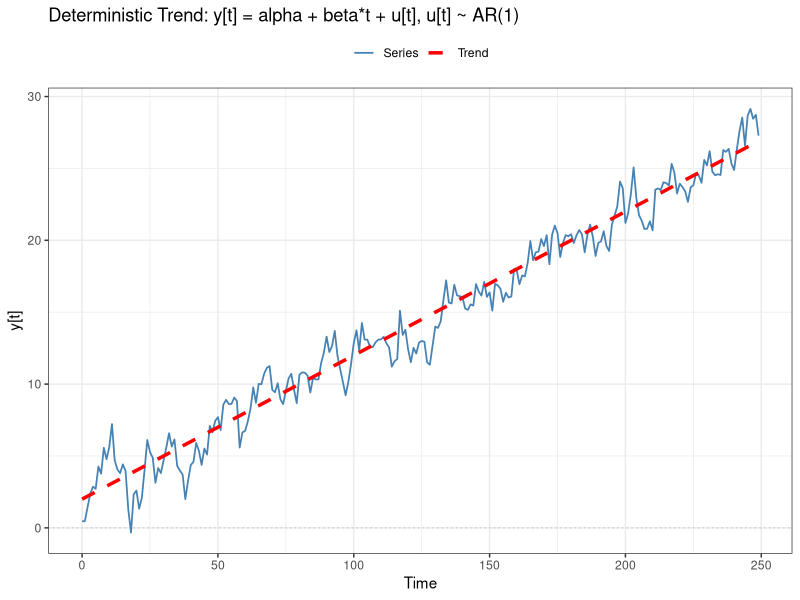
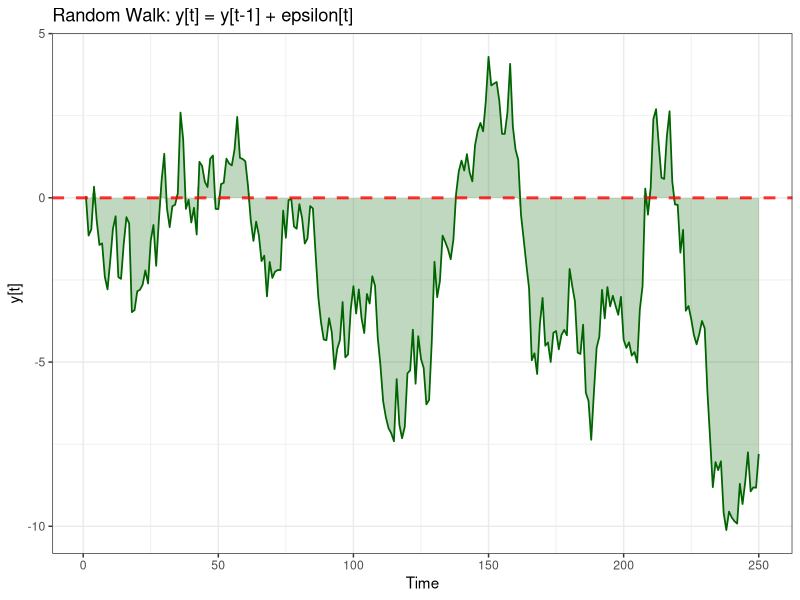
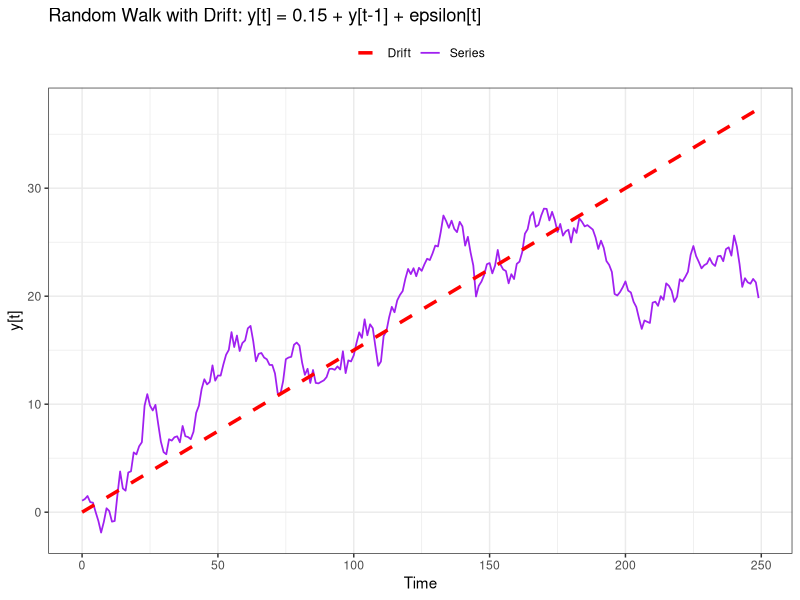
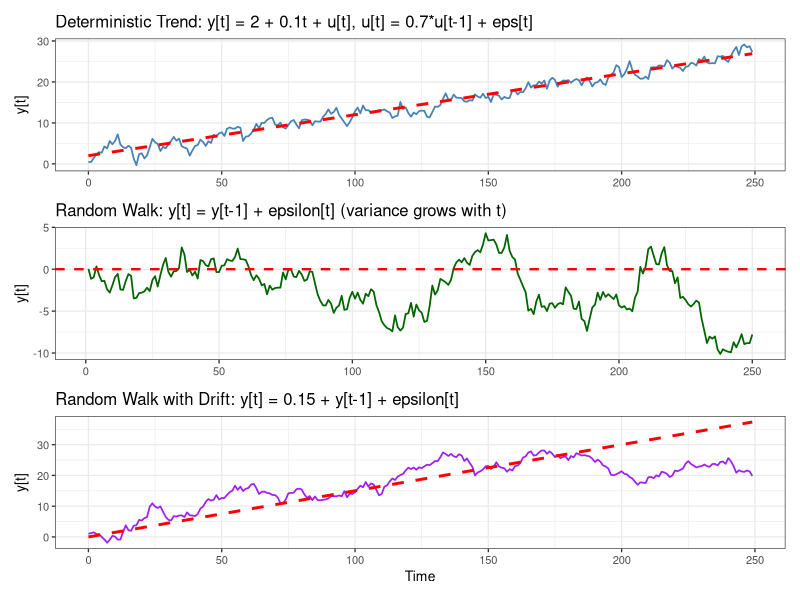
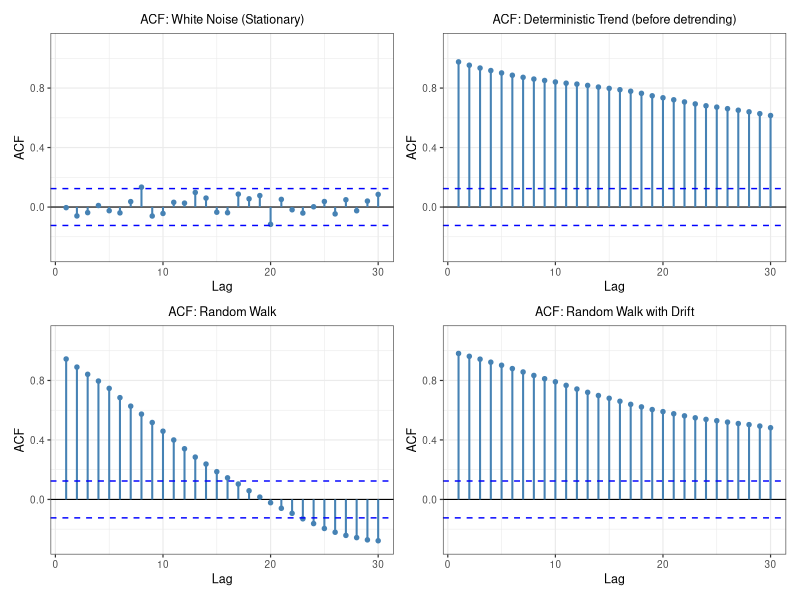
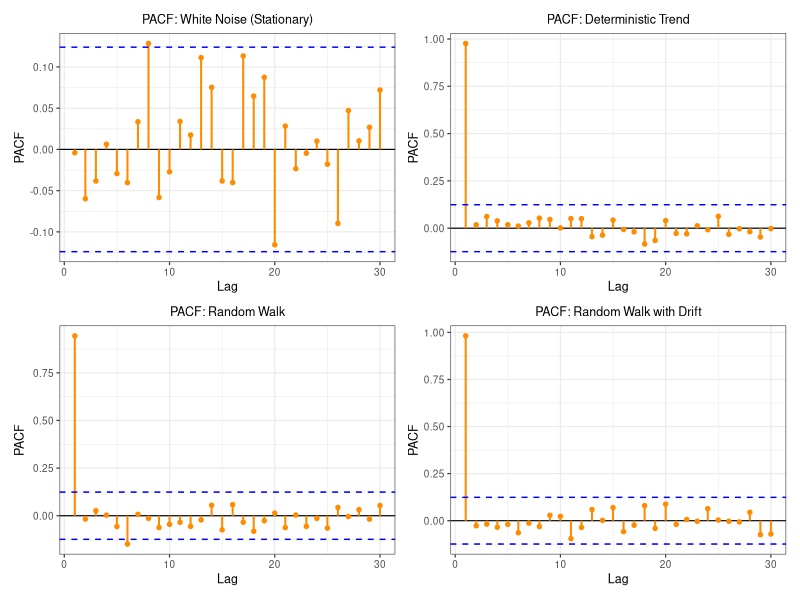
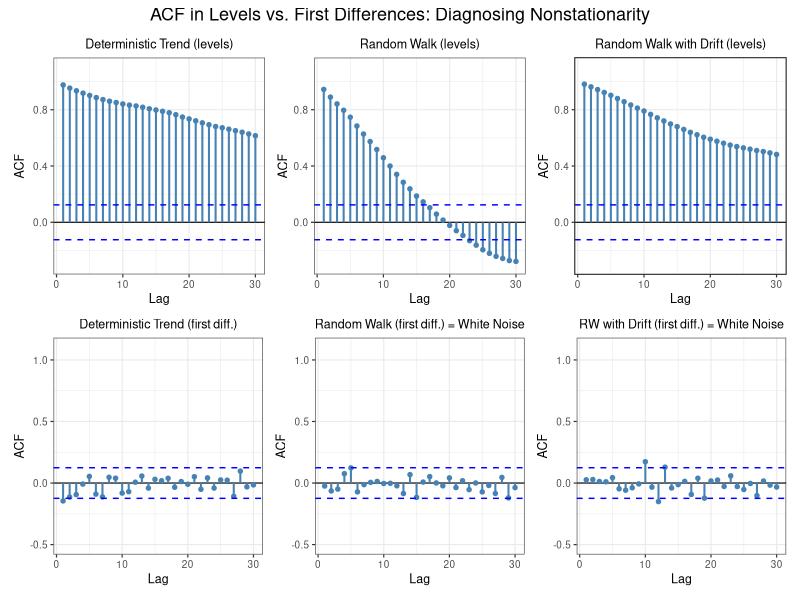
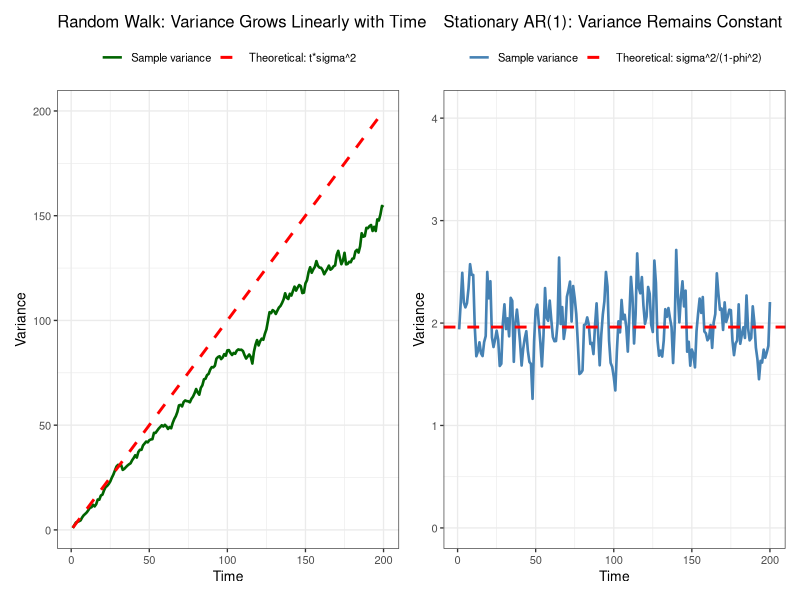

Generate these figures, in order, with R:
# =========================================================
# Nonstationary Processes: Simulation and Visualization
# =========================================================
# This script generates artificial time series for:
#   - Deterministic Trend: y_t = alpha + beta*t + u_t (u_t is AR(1))
#   - Random Walk: y_t = y_{t-1} + epsilon_t
#   - Random Walk with Drift: y_t = delta + y_{t-1} + epsilon_t
#
# Author:   Alessia Paccagnini
# Textbook: Macroeconometrics
# =========================================================

library(ggplot2)
library(patchwork)

set.seed(42)

# Output directory: same folder as this script (portable)
out_dir <- tryCatch(dirname(normalizePath(sys.frame(1)$ofile)),
                    error = function(e) getwd())

# =========================================================
# Parameters
# =========================================================
T      <- 250
sigma  <- 1.0
alpha  <- 2.0
beta   <- 0.1
phi_u  <- 0.7
delta  <- 0.15
nlags  <- 30

# =========================================================
# Generation functions
# =========================================================

generate_deterministic_trend <- function(T, alpha, beta, phi, sigma = 1.0) {
  epsilon <- rnorm(T, 0, sigma)
  u       <- numeric(T)
  u[1]    <- rnorm(1, 0, sigma / sqrt(1 - phi^2))
  for (t in 2:T)
    u[t] <- phi * u[t-1] + epsilon[t]
  t_index <- 0:(T-1)
  y       <- alpha + beta * t_index + u
  list(y = y, u = u, t_index = t_index)
}

generate_random_walk <- function(T, sigma = 1.0, y0 = 0) {
  epsilon <- rnorm(T, 0, sigma)
  y       <- numeric(T)
  y[1]    <- y0 + epsilon[1]
  for (t in 2:T)
    y[t] <- y[t-1] + epsilon[t]
  list(y = y, epsilon = epsilon)
}

generate_random_walk_drift <- function(T, delta, sigma = 1.0, y0 = 0) {
  epsilon <- rnorm(T, 0, sigma)
  y       <- numeric(T)
  y[1]    <- y0 + delta + epsilon[1]
  for (t in 2:T)
    y[t] <- delta + y[t-1] + epsilon[t]
  list(y = y, epsilon = epsilon)
}

# =========================================================
# Generate all processes
# =========================================================
det_res <- generate_deterministic_trend(T, alpha, beta, phi_u, sigma)
y_det   <- det_res$y
t_index <- det_res$t_index

rw_res  <- generate_random_walk(T, sigma)
y_rw    <- rw_res$y

rwd_res <- generate_random_walk_drift(T, delta, sigma)
y_rwd   <- rwd_res$y

wn      <- rnorm(T, 0, sigma)

# =========================================================
# Helper: ACF bar plot
# =========================================================
acf_ggplot <- function(x, lags = 30, title = "ACF", ylim_range = c(-0.3, 1.1)) {
  n    <- length(x)
  vals <- acf(x, lag.max = lags, plot = FALSE)$acf[-1]
  df   <- data.frame(lag = 1:lags, value = vals)
  ci   <- 1.96 / sqrt(n)

  ggplot(df, aes(x = lag, y = value)) +
    geom_hline(yintercept = 0, colour = "black", linewidth = 0.4) +
    geom_segment(aes(xend = lag, yend = 0), colour = "steelblue", linewidth = 0.7) +
    geom_point(colour = "steelblue", size = 1.2) +
    geom_hline(yintercept =  ci, linetype = "dashed", colour = "blue", linewidth = 0.5) +
    geom_hline(yintercept = -ci, linetype = "dashed", colour = "blue", linewidth = 0.5) +
    scale_y_continuous(limits = ylim_range) +
    labs(title = title, x = "Lag", y = "ACF") +
    theme_bw(base_size = 9) +
    theme(plot.title = element_text(size = 9, hjust = 0.5))
}

pacf_ggplot <- function(x, lags = 30, title = "PACF") {
  n    <- length(x)
  vals <- pacf(x, lag.max = lags, plot = FALSE)$acf
  df   <- data.frame(lag = 1:lags, value = vals)
  ci   <- 1.96 / sqrt(n)

  ggplot(df, aes(x = lag, y = value)) +
    geom_hline(yintercept = 0, colour = "black", linewidth = 0.4) +
    geom_segment(aes(xend = lag, yend = 0), colour = "darkorange", linewidth = 0.7) +
    geom_point(colour = "darkorange", size = 1.2) +
    geom_hline(yintercept =  ci, linetype = "dashed", colour = "blue", linewidth = 0.5) +
    geom_hline(yintercept = -ci, linetype = "dashed", colour = "blue", linewidth = 0.5) +
    labs(title = title, x = "Lag", y = "PACF") +
    theme_bw(base_size = 9) +
    theme(plot.title = element_text(size = 9, hjust = 0.5))
}

# =========================================================
# Figure 1a: Deterministic Trend (individual)
# =========================================================
df_det <- data.frame(t = t_index, y = y_det, trend = alpha + beta * t_index)

fig_det <- ggplot(df_det, aes(x = t)) +
  geom_line(aes(y = y, colour = "Series"), linewidth = 0.6) +
  geom_line(aes(y = trend, colour = "Trend"), linetype = "dashed", linewidth = 1.2) +
  geom_hline(yintercept = 0, colour = "gray", linetype = "dotted", linewidth = 0.4) +
  scale_colour_manual(values = c("Series" = "steelblue", "Trend" = "red")) +
  labs(title = "Deterministic Trend: y[t] = alpha + beta*t + u[t], u[t] ~ AR(1)",
       x = "Time", y = "y[t]", colour = NULL) +
  theme_bw(base_size = 11) +
  theme(legend.position = "top")

ggsave(file.path(out_dir, "deterministic_trend.png"),
       fig_det, width = 10, height = 5, dpi = 150)

# =========================================================
# Figure 1b: Random Walk (individual)
# =========================================================
df_rw <- data.frame(t = 1:T, y = y_rw)

fig_rw <- ggplot(df_rw, aes(x = t, y = y)) +
  geom_ribbon(aes(ymin = pmin(y, 0), ymax = pmax(y, 0)), fill = "darkgreen", alpha = 0.25) +
  geom_line(colour = "darkgreen", linewidth = 0.6) +
  geom_hline(yintercept = 0, linetype = "dashed", colour = "red",
             linewidth = 1.0, alpha = 0.8) +
  labs(title = "Random Walk: y[t] = y[t-1] + epsilon[t]",
       x = "Time", y = "y[t]") +
  theme_bw(base_size = 11)

ggsave(file.path(out_dir, "random_walk.png"),
       fig_rw, width = 10, height = 5, dpi = 150)

# =========================================================
# Figure 1c: Random Walk with Drift (individual)
# =========================================================
df_rwd <- data.frame(t = t_index, y = y_rwd, drift = delta * t_index)

fig_rwd <- ggplot(df_rwd, aes(x = t)) +
  geom_line(aes(y = y,     colour = "Series"), linewidth = 0.6) +
  geom_line(aes(y = drift, colour = "Drift"),  linetype = "dashed", linewidth = 1.2) +
  scale_colour_manual(values = c("Series" = "purple", "Drift" = "red")) +
  labs(title = "Random Walk with Drift: y[t] = 0.15 + y[t-1] + epsilon[t]",
       x = "Time", y = "y[t]", colour = NULL) +
  theme_bw(base_size = 11) +
  theme(legend.position = "top")

ggsave(file.path(out_dir, "random_walk_drift.png"),
       fig_rwd, width = 10, height = 5, dpi = 150)

# =========================================================
# Figure 2: Combined Time Series
# =========================================================
p_det <- ggplot(df_det, aes(x = t)) +
  geom_line(aes(y = y),     colour = "steelblue", linewidth = 0.6) +
  geom_line(aes(y = trend), colour = "red", linetype = "dashed", linewidth = 1.0) +
  labs(title = "Deterministic Trend: y[t] = 2 + 0.1t + u[t], u[t] = 0.7*u[t-1] + eps[t]",
       x = NULL, y = "y[t]") +
  theme_bw(base_size = 10)

p_rw <- ggplot(df_rw, aes(x = t, y = y)) +
  geom_line(colour = "darkgreen", linewidth = 0.6) +
  geom_hline(yintercept = 0, linetype = "dashed", colour = "red", linewidth = 0.8) +
  labs(title = "Random Walk: y[t] = y[t-1] + epsilon[t] (variance grows with t)",
       x = NULL, y = "y[t]") +
  theme_bw(base_size = 10)

p_rwd <- ggplot(df_rwd, aes(x = t)) +
  geom_line(aes(y = y),     colour = "purple", linewidth = 0.6) +
  geom_line(aes(y = drift), colour = "red", linetype = "dashed", linewidth = 1.0) +
  labs(title = "Random Walk with Drift: y[t] = 0.15 + y[t-1] + epsilon[t]",
       x = "Time", y = "y[t]") +
  theme_bw(base_size = 10)

fig2 <- p_det / p_rw / p_rwd
ggsave(file.path(out_dir, "nonstationary_time_series.png"),
       fig2, width = 12, height = 10, dpi = 150)

# =========================================================
# Figure 3: ACF Comparison
# =========================================================
fig3 <- (acf_ggplot(wn,    nlags, "ACF: White Noise (Stationary)") +
          acf_ggplot(y_det, nlags, "ACF: Deterministic Trend (before detrending)")) /
        (acf_ggplot(y_rw,  nlags, "ACF: Random Walk") +
          acf_ggplot(y_rwd, nlags, "ACF: Random Walk with Drift"))

ggsave(file.path(out_dir, "nonstationary_acf_comparison.png"),
       fig3, width = 12, height = 8, dpi = 150)

# =========================================================
# Figure 4: PACF Comparison
# =========================================================
fig4 <- (pacf_ggplot(wn,    nlags, "PACF: White Noise (Stationary)") +
          pacf_ggplot(y_det, nlags, "PACF: Deterministic Trend")) /
        (pacf_ggplot(y_rw,  nlags, "PACF: Random Walk") +
          pacf_ggplot(y_rwd, nlags, "PACF: Random Walk with Drift"))

ggsave(file.path(out_dir, "nonstationary_pacf_comparison.png"),
       fig4, width = 12, height = 8, dpi = 150)

# =========================================================
# Figure 5: ACF Levels vs First Differences
# =========================================================
dy_det <- diff(y_det)
dy_rw  <- diff(y_rw)
dy_rwd <- diff(y_rwd)

fig5 <- (acf_ggplot(y_det,  nlags, "Deterministic Trend (levels)",             c(-0.3, 1.1)) +
          acf_ggplot(y_rw,  nlags, "Random Walk (levels)",                      c(-0.3, 1.1)) +
          acf_ggplot(y_rwd, nlags, "Random Walk with Drift (levels)",           c(-0.3, 1.1))) /
        (acf_ggplot(dy_det, nlags, "Deterministic Trend (first diff.)",         c(-0.5, 1.1)) +
          acf_ggplot(dy_rw,  nlags, "Random Walk (first diff.) = White Noise",  c(-0.5, 1.1)) +
          acf_ggplot(dy_rwd, nlags, "RW with Drift (first diff.) = White Noise",c(-0.5, 1.1))) +
  plot_annotation(
    title = "ACF in Levels vs. First Differences: Diagnosing Nonstationarity",
    theme = theme(plot.title = element_text(size = 13, hjust = 0.5))
  )

ggsave(file.path(out_dir, "acf_levels_vs_differences.png"),
       fig5, width = 14, height = 8, dpi = 150)

# =========================================================
# Figure 6: Variance Growth Comparison
# =========================================================
n_sim <- 100
T_var <- 200

rw_sims  <- matrix(0, n_sim, T_var)
det_sims <- matrix(0, n_sim, T_var)

for (i in 1:n_sim) {
  rw_sims[i, ]  <- generate_random_walk(T_var, sigma)$y
  det_sims[i, ] <- generate_deterministic_trend(T_var, 0, 0, phi_u, sigma)$y
}

rw_var  <- apply(rw_sims,  2, var)
det_var <- apply(det_sims, 2, var)
theo_rw_var  <- sigma^2 * 1:T_var
theo_det_var <- sigma^2 / (1 - phi_u^2)

df_var_rw  <- data.frame(t = 1:T_var, sample = rw_var,  theoretical = theo_rw_var)
df_var_det <- data.frame(t = 1:T_var, sample = det_var)

p_var_rw <- ggplot(df_var_rw, aes(x = t)) +
  geom_line(aes(y = sample,      colour = "Sample variance"), linewidth = 0.9) +
  geom_line(aes(y = theoretical, colour = "Theoretical: t*sigma^2"),
            linetype = "dashed", linewidth = 1.0) +
  scale_colour_manual(values = c("Sample variance" = "darkgreen",
                                  "Theoretical: t*sigma^2" = "red")) +
  labs(title = "Random Walk: Variance Grows Linearly with Time",
       x = "Time", y = "Variance", colour = NULL) +
  theme_bw(base_size = 10) + theme(legend.position = "top")

p_var_det <- ggplot(df_var_det, aes(x = t)) +
  geom_line(aes(y = sample, colour = "Sample variance"), linewidth = 0.9) +
  geom_hline(aes(yintercept = theo_det_var, colour = "Theoretical: sigma^2/(1-phi^2)"),
             linetype = "dashed", linewidth = 1.0) +
  scale_colour_manual(values = c("Sample variance" = "steelblue",
                                  "Theoretical: sigma^2/(1-phi^2)" = "red")) +
  coord_cartesian(ylim = c(0, max(det_var) * 1.5)) +
  labs(title = "Stationary AR(1): Variance Remains Constant",
       x = "Time", y = "Variance", colour = NULL) +
  theme_bw(base_size = 10) + theme(legend.position = "top")

fig6 <- p_var_rw + p_var_det
ggsave(file.path(out_dir, "variance_growth_comparison.png"),
       fig6, width = 12, height = 5, dpi = 150)

# =========================================================
# Figure 7: Multiple Realizations (Fan Chart)
# =========================================================
# Random Walk paths
rw_paths  <- data.frame(t = integer(), y = numeric(), sim = integer())
det_paths <- data.frame(t = integer(), y = numeric(), sim = integer())

for (i in 1:30) {
  y_tmp <- generate_random_walk(T, sigma)$y
  rw_paths <- rbind(rw_paths,
                    data.frame(t = 1:T, y = y_tmp, sim = i))
  y_tmp <- generate_deterministic_trend(T, alpha, beta, phi_u, sigma)$y
  det_paths <- rbind(det_paths,
                     data.frame(t = 1:T, y = y_tmp, sim = i))
}

p_fan_rw <- ggplot(rw_paths, aes(x = t, y = y, group = sim)) +
  geom_line(alpha = 0.35, linewidth = 0.4) +
  geom_hline(yintercept = 0, colour = "red", linetype = "dashed", linewidth = 1.2) +
  labs(title = "Random Walk: Multiple Realizations (Variance Expansion)",
       x = "Time", y = "y[t]") +
  theme_bw(base_size = 10)

trend_line <- data.frame(t = 0:(T-1), trend = alpha + beta * 0:(T-1))
p_fan_det <- ggplot(det_paths, aes(x = t, y = y, group = sim)) +
  geom_line(alpha = 0.35, linewidth = 0.4) +
  geom_line(data = trend_line, aes(x = t, y = trend, group = NULL),
            colour = "red", linetype = "dashed", linewidth = 1.2) +
  labs(title = "Deterministic Trend: Multiple Realizations (Constant Variance)",
       x = "Time", y = "y[t]") +
  theme_bw(base_size = 10)

fig7 <- p_fan_rw + p_fan_det
ggsave(file.path(out_dir, "multiple_realizations.png"),
       fig7, width = 12, height = 5, dpi = 150)

# =========================================================
# Print Summary Statistics
# =========================================================
cat(strrep("=", 70), "\n")
cat("NONSTATIONARY PROCESSES: SUMMARY STATISTICS\n")
cat(strrep("=", 70), "\n")

acf_val <- function(x, k) acf(x, lag.max = k, plot = FALSE)$acf[k + 1]

cat("\n--- Deterministic Trend: y_t = 2 + 0.1t + u_t ---\n")
cat(sprintf("Sample Mean: %.3f\n",     mean(y_det)))
cat(sprintf("Sample Variance: %.3f\n", var(y_det)))
cat(sprintf("ACF(1): %.3f\n",          acf_val(y_det, 1)))
cat(sprintf("ACF(10): %.3f\n",         acf_val(y_det, 10)))

cat("\n--- Random Walk: y_t = y_{t-1} + epsilon_t ---\n")
cat(sprintf("Sample Mean: %.3f\n",     mean(y_rw)))
cat(sprintf("Sample Variance: %.3f\n", var(y_rw)))
cat(sprintf("Theoretical Variance at T=%d: %.3f\n", T, T * sigma^2))
cat(sprintf("ACF(1): %.3f\n",          acf_val(y_rw, 1)))
cat(sprintf("ACF(10): %.3f\n",         acf_val(y_rw, 10)))

cat("\n--- Random Walk with Drift: y_t = 0.15 + y_{t-1} + epsilon_t ---\n")
cat(sprintf("Sample Mean: %.3f\n",     mean(y_rwd)))
cat(sprintf("Sample Variance: %.3f\n", var(y_rwd)))
cat(sprintf("ACF(1): %.3f\n",          acf_val(y_rwd, 1)))
cat(sprintf("ACF(10): %.3f\n",         acf_val(y_rwd, 10)))

cat("\n--- First Differences ---\n")
cat(sprintf("Delta-y (Random Walk)    - Mean: %.3f, Var: %.3f\n", mean(dy_rw), var(dy_rw)))
cat(sprintf("Delta-y (RW with Drift)  - Mean: %.3f, Var: %.3f\n", mean(dy_rwd), var(dy_rwd)))

cat("\n", strrep("=", 70), "\n")
cat("KEY INSIGHT: WHY CORRELOGRAM FAILS FOR UNIT ROOTS\n")
cat(strrep("=", 70), "\n")
cat("
For a random walk, the sample ACF at lag k is approximately:

    rho_k ~ (T - k) / T -> 1  as T -> Inf

This means:
1. ALL autocorrelations appear close to 1, regardless of lag
2. The slow linear decay is an artifact, not a true decay pattern
3. Standard confidence bands (based on 1/sqrt(T)) are INVALID
4. The ACF cannot distinguish between:
   - A near-unit-root AR(1) with phi = 0.99
   - A true unit root with phi = 1.00

This is why we need FORMAL UNIT ROOT TESTS (ADF, PP, KPSS) rather
than visual inspection of the correlogram!
\n")

cat("\nFigures saved:\n")
for (f in c("deterministic_trend.png", "random_walk.png", "random_walk_drift.png",
            "nonstationary_time_series.png", "nonstationary_acf_comparison.png",
            "nonstationary_pacf_comparison.png", "acf_levels_vs_differences.png",
            "variance_growth_comparison.png", "multiple_realizations.png"))
  cat(sprintf("  - %s\n", f))
